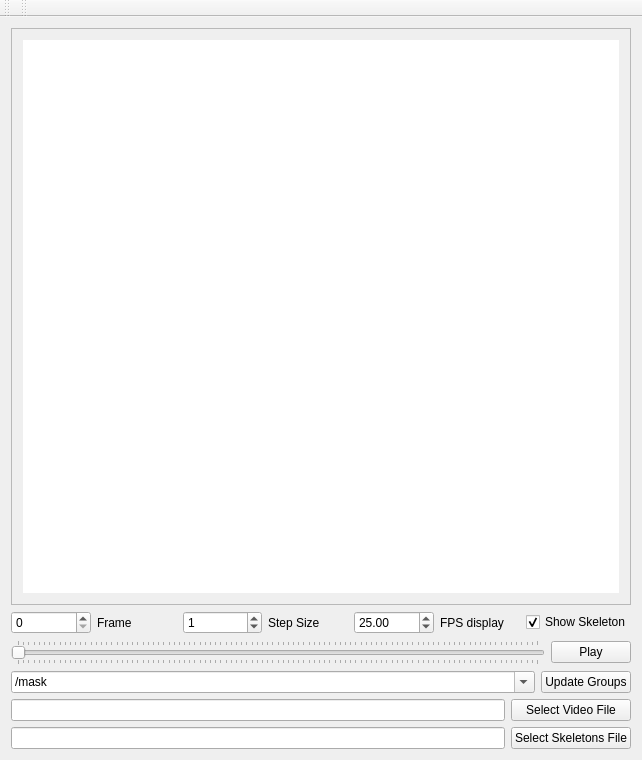
<?xml version="1.0" encoding="UTF-8"?>
<ui version="4.0">
 <class>TrackerViewerAux</class>
 <widget class="QMainWindow" name="TrackerViewerAux">
  <property name="geometry">
   <rect>
    <x>0</x>
    <y>0</y>
    <width>642</width>
    <height>760</height>
   </rect>
  </property>
  <property name="windowTitle">
   <string>TrackerViewerAux</string>
  </property>
  <widget class="QWidget" name="centralWidget">
   <property name="enabled">
    <bool>true</bool>
   </property>
   <layout class="QVBoxLayout" name="verticalLayout_2">
    <item>
     <layout class="QVBoxLayout" name="verticalLayout">
      <item>
       <widget class="QScrollArea" name="scrollArea">
        <property name="frameShadow">
         <enum>QFrame::Sunken</enum>
        </property>
        <property name="widgetResizable">
         <bool>true</bool>
        </property>
        <widget class="QWidget" name="scrollAreaWidgetContents">
         <property name="geometry">
          <rect>
           <x>0</x>
           <y>0</y>
           <width>614</width>
           <height>485</height>
          </rect>
         </property>
         <layout class="QVBoxLayout" name="verticalLayout_3">
          <item>
           <widget class="QGraphicsView" name="mainGraphicsView">
            <property name="frameShape">
             <enum>QFrame::NoFrame</enum>
            </property>
            <property name="verticalScrollBarPolicy">
             <enum>Qt::ScrollBarAlwaysOff</enum>
            </property>
            <property name="horizontalScrollBarPolicy">
             <enum>Qt::ScrollBarAsNeeded</enum>
            </property>
            <property name="dragMode">
             <enum>QGraphicsView::ScrollHandDrag</enum>
            </property>
            <property name="transformationAnchor">
             <enum>QGraphicsView::AnchorUnderMouse</enum>
            </property>
            <property name="resizeAnchor">
             <enum>QGraphicsView::AnchorUnderMouse</enum>
            </property>
           </widget>
          </item>
         </layout>
        </widget>
       </widget>
      </item>
      <item>
       <layout class="QHBoxLayout" name="horizontalLayout_3">
        <item>
         <widget class="QSpinBox" name="spinBox_frame">
          <property name="maximum">
           <number>999999999</number>
          </property>
         </widget>
        </item>
        <item>
         <widget class="QLabel" name="label_frame">
          <property name="text">
           <string>Frame</string>
          </property>
         </widget>
        </item>
        <item>
         <widget class="QSpinBox" name="spinBox_step">
          <property name="maximum">
           <number>999999999</number>
          </property>
          <property name="value">
           <number>1</number>
          </property>
         </widget>
        </item>
        <item>
         <widget class="QLabel" name="label_step">
          <property name="text">
           <string>Step Size</string>
          </property>
         </widget>
        </item>
        <item>
         <widget class="QDoubleSpinBox" name="doubleSpinBox_fps">
          <property name="maximum">
           <double>100.000000000000000</double>
          </property>
          <property name="value">
           <double>25.000000000000000</double>
          </property>
         </widget>
        </item>
        <item>
         <widget class="QLabel" name="label_fps">
          <property name="text">
           <string>FPS display</string>
          </property>
         </widget>
        </item>
        <item>
         <widget class="QCheckBox" name="checkBox_showLabel">
          <property name="text">
           <string>Show Skeleton</string>
          </property>
          <property name="checked">
           <bool>true</bool>
          </property>
         </widget>
        </item>
       </layout>
      </item>
      <item>
       <layout class="QHBoxLayout" name="horizontalLayout_2">
        <item>
         <widget class="QSlider" name="imageSlider">
          <property name="cursor">
           <cursorShape>OpenHandCursor</cursorShape>
          </property>
          <property name="mouseTracking">
           <bool>true</bool>
          </property>
          <property name="autoFillBackground">
           <bool>false</bool>
          </property>
          <property name="maximum">
           <number>100</number>
          </property>
          <property name="orientation">
           <enum>Qt::Horizontal</enum>
          </property>
          <property name="invertedAppearance">
           <bool>false</bool>
          </property>
          <property name="invertedControls">
           <bool>false</bool>
          </property>
          <property name="tickPosition">
           <enum>QSlider::TicksBothSides</enum>
          </property>
         </widget>
        </item>
        <item>
         <widget class="QPushButton" name="playButton">
          <property name="text">
           <string>Play</string>
          </property>
          <property name="checkable">
           <bool>false</bool>
          </property>
         </widget>
        </item>
       </layout>
      </item>
      <item>
       <layout class="QHBoxLayout" name="horizontalLayout_4">
        <item>
         <widget class="QComboBox" name="comboBox_h5path">
          <property name="editable">
           <bool>true</bool>
          </property>
          <item>
           <property name="text">
            <string>/mask</string>
           </property>
          </item>
          <item>
           <property name="text">
            <string>/full_data</string>
           </property>
          </item>
         </widget>
        </item>
        <item>
         <widget class="QPushButton" name="pushButton_h5groups">
          <property name="sizePolicy">
           <sizepolicy hsizetype="Maximum" vsizetype="Fixed">
            <horstretch>0</horstretch>
            <verstretch>0</verstretch>
           </sizepolicy>
          </property>
          <property name="text">
           <string>Update Groups</string>
          </property>
         </widget>
        </item>
       </layout>
      </item>
      <item>
       <layout class="QGridLayout" name="gridLayout">
        <item row="2" column="0">
         <widget class="QLineEdit" name="lineEdit_video">
          <property name="text">
           <string/>
          </property>
         </widget>
        </item>
        <item row="2" column="1">
         <widget class="QPushButton" name="pushButton_video">
          <property name="text">
           <string>Select Video File</string>
          </property>
         </widget>
        </item>
        <item row="3" column="1">
         <widget class="QPushButton" name="pushButton_skel">
          <property name="text">
           <string>Select Skeletons File</string>
          </property>
         </widget>
        </item>
        <item row="3" column="0">
         <widget class="QLineEdit" name="lineEdit_skel"/>
        </item>
       </layout>
      </item>
     </layout>
    </item>
   </layout>
  </widget>
  <widget class="QMenuBar" name="menuBar">
   <property name="geometry">
    <rect>
     <x>0</x>
     <y>0</y>
     <width>642</width>
     <height>22</height>
    </rect>
   </property>
  </widget>
  <widget class="QToolBar" name="mainToolBar">
   <attribute name="toolBarArea">
    <enum>TopToolBarArea</enum>
   </attribute>
   <attribute name="toolBarBreak">
    <bool>false</bool>
   </attribute>
  </widget>
  <widget class="QToolBar" name="toolBar">
   <property name="windowTitle">
    <string>toolBar</string>
   </property>
   <attribute name="toolBarArea">
    <enum>TopToolBarArea</enum>
   </attribute>
   <attribute name="toolBarBreak">
    <bool>false</bool>
   </attribute>
  </widget>
 </widget>
 <layoutdefault spacing="6" margin="11"/>
 <resources/>
 <connections/>
</ui>
